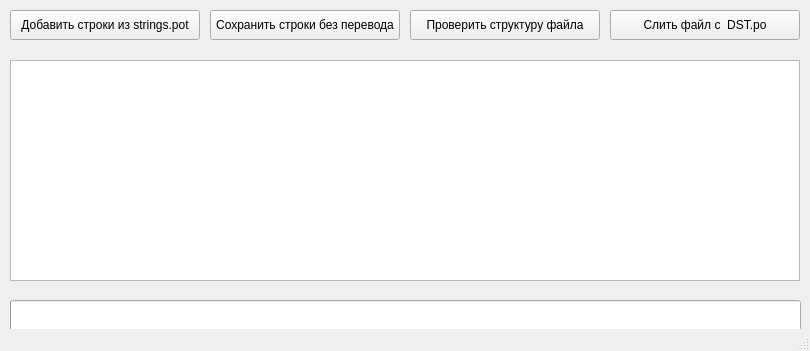
<?xml version="1.0" encoding="UTF-8"?>
<ui version="4.0">
 <class>MainWindow</class>
 <widget class="QMainWindow" name="MainWindow">
  <property name="geometry">
   <rect>
    <x>0</x>
    <y>0</y>
    <width>810</width>
    <height>351</height>
   </rect>
  </property>
  <property name="windowTitle">
   <string>Инструменты переводчика DST</string>
  </property>
  <property name="windowIcon">
   <iconset>
    <normaloff>icon.ico</normaloff>icon.ico</iconset>
  </property>
  <widget class="QWidget" name="centralwidget">
   <widget class="QLabel" name="label">
    <property name="geometry">
     <rect>
      <x>10</x>
      <y>10</y>
      <width>651</width>
      <height>16</height>
     </rect>
    </property>
    <property name="text">
     <string/>
    </property>
   </widget>
   <widget class="QProgressBar" name="progressBar">
    <property name="geometry">
     <rect>
      <x>10</x>
      <y>300</y>
      <width>791</width>
      <height>31</height>
     </rect>
    </property>
    <property name="font">
     <font>
      <family>MS Shell Dlg 2</family>
     </font>
    </property>
    <property name="value">
     <number>0</number>
    </property>
    <property name="textVisible">
     <bool>false</bool>
    </property>
    <property name="orientation">
     <enum>Qt::Horizontal</enum>
    </property>
    <property name="invertedAppearance">
     <bool>false</bool>
    </property>
    <property name="textDirection">
     <enum>QProgressBar::BottomToTop</enum>
    </property>
   </widget>
   <widget class="QPushButton" name="pushButton1">
    <property name="geometry">
     <rect>
      <x>10</x>
      <y>10</y>
      <width>190</width>
      <height>30</height>
     </rect>
    </property>
    <property name="text">
     <string>Добавить строки из strings.pot</string>
    </property>
   </widget>
   <widget class="QPushButton" name="pushButton2">
    <property name="geometry">
     <rect>
      <x>610</x>
      <y>10</y>
      <width>190</width>
      <height>30</height>
     </rect>
    </property>
    <property name="text">
     <string>Слить файл с  DST.po</string>
    </property>
   </widget>
   <widget class="QPlainTextEdit" name="plainTextEdit">
    <property name="geometry">
     <rect>
      <x>10</x>
      <y>60</y>
      <width>790</width>
      <height>221</height>
     </rect>
    </property>
    <property name="verticalScrollBarPolicy">
     <enum>Qt::ScrollBarAsNeeded</enum>
    </property>
    <property name="horizontalScrollBarPolicy">
     <enum>Qt::ScrollBarAsNeeded</enum>
    </property>
    <property name="sizeAdjustPolicy">
     <enum>QAbstractScrollArea::AdjustIgnored</enum>
    </property>
    <property name="lineWrapMode">
     <enum>QPlainTextEdit::NoWrap</enum>
    </property>
    <property name="readOnly">
     <bool>true</bool>
    </property>
    <property name="plainText">
     <string/>
    </property>
   </widget>
   <widget class="QPushButton" name="pushButton3">
    <property name="geometry">
     <rect>
      <x>210</x>
      <y>10</y>
      <width>190</width>
      <height>30</height>
     </rect>
    </property>
    <property name="text">
     <string>Сохранить строки без перевода</string>
    </property>
   </widget>
   <widget class="QPushButton" name="pushButton4">
    <property name="geometry">
     <rect>
      <x>410</x>
      <y>10</y>
      <width>190</width>
      <height>30</height>
     </rect>
    </property>
    <property name="text">
     <string>Проверить структуру файла</string>
    </property>
   </widget>
  </widget>
  <widget class="QStatusBar" name="statusbar"/>
 </widget>
 <resources/>
 <connections/>
</ui>
